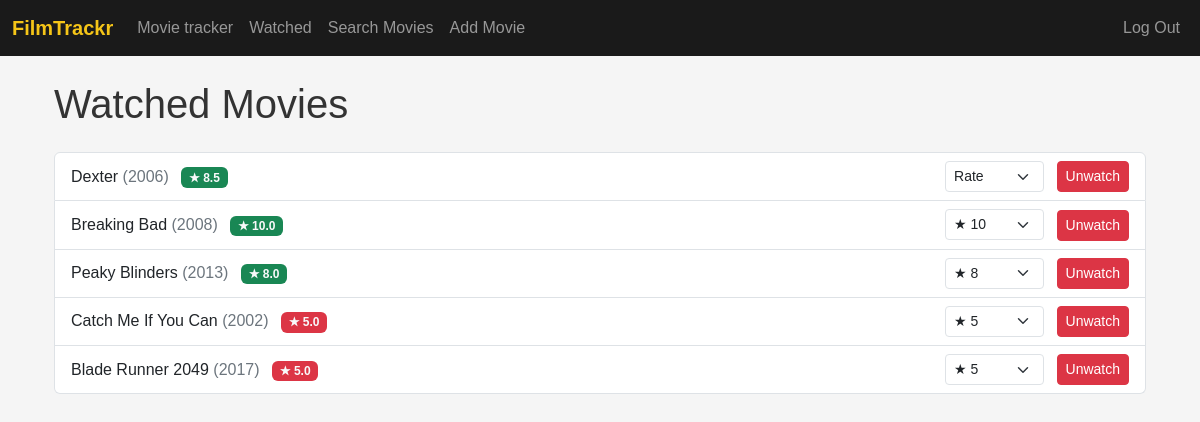
Page /watched (signed in) on the committed database.
### tables this page shows
CREATE TABLE "watched_movies" (
    user_id  INTEGER NOT NULL,
    movie_id INTEGER NOT NULL,
    rating   REAL,
    PRIMARY KEY (user_id, movie_id),
    FOREIGN KEY (user_id) REFERENCES users(id),
    FOREIGN KEY (movie_id) REFERENCES movies(id)
);

CREATE TABLE movies (
        id           INTEGER PRIMARY KEY AUTOINCREMENT,
        title        TEXT    NOT NULL,
        genre        TEXT    NOT NULL,
        mood         TEXT    NOT NULL,
        description  TEXT,
        release_year INTEGER,
        rating       REAL
    , image_path   TEXT DEFAULT '_not-found.jpg');

### app.py (the view)
@app.route("/watched", methods=["GET"])
@login_required
def watched_movies():
    user_id = session["user_id"]
    watched_movies = db.execute(
        """
        SELECT m.id, m.title, m.release_year, wm.rating
          FROM movies m
          JOIN watched_movies wm ON m.id = wm.movie_id
         WHERE wm.user_id = ?;
        """,
        user_id,
    )
    return render_template("watched_movies.html", watched_movies=watched_movies)

### helpers.py (called while the page is built)
def login_required(f):
    @wraps(f)
    def decorated_function(*args, **kwargs):
        if session.get("user_id") is None:
            return redirect("/login")
        return f(*args, **kwargs)
    return decorated_function

### templates/watched_movies.html (shortened to what this page needs)
{% extends "layout.html" %}
{% block body %}
<div class="container mt-4">
    <h1 class="mb-4">Watched Movies</h1>
    {% if watched_movies %}
        <ul class="list-group">
            {% for movie in watched_movies %}
                <li class="list-group-item d-flex justify-content-between align-items-center">
                    <div>
                        <a href="/movie/{{ movie.id }}" class="text-decoration-none text-dark movie-title">{{ movie.title }} <span class="text-secondary">({{ movie.release_year }})</span></a>
                        {% if movie.rating %}
                            <span class="badge
                                {% if movie.rating <= 5 %}bg-danger text-light
                                {% else %}bg-success text-light
                                {% endif %} ms-2">★ {{ movie.rating }}</span>
                        {% else %}
                            <span class="badge bg-secondary text-light ms-2">Not Rated</span>
                        {% endif %}
                    </div>
                    <div>
                        <form method="POST" action="/rate-movie" class="d-inline me-2">
                            <select class="form-select form-select-sm d-inline w-auto" name="rating" onchange="this.form.submit()">
                                <option disabled selected>Rate</option>
                                {% for i in range(1, 11) %}
                                    <option value="{{ i }}" {% if movie.rating == i %}selected{% endif %}>★ {{ i }}</option>
                                {% endfor %}
                            </select>
                        </form>
                        <form method="POST" action="/mark-unwatched" class="d-inline">
                            <button type="submit" class="btn btn-sm btn-danger">Unwatch</button>
                        </form>
                    </div>
                </li>
            {% endfor %}
        </ul>
    {% else %}
        <p class="text-center text-muted">You haven't watched any movies yet.</p>
    {% endif %}
</div>
{% endblock %}

### templates/layout.html (style rules this page uses)
body { font-family: Arial, sans-serif; background-color: #f5f5f5; color: #333; }
.container { margin-top: 20px; }

### rows in the picture
watched_movies: title "Dexter", release_year "2006", rating "8.5"
watched_movies: title "Breaking Bad", release_year "2008", rating "10.0", rating "★ 10"
watched_movies: title "Peaky Blinders", release_year "2013", rating "8.0", rating "★ 8"
watched_movies: title "Catch Me If You Can", release_year "2002", rating "5.0", rating "★ 5"
watched_movies: title "Blade Runner 2049", release_year "2017", rating "5.0", rating "★ 5"
